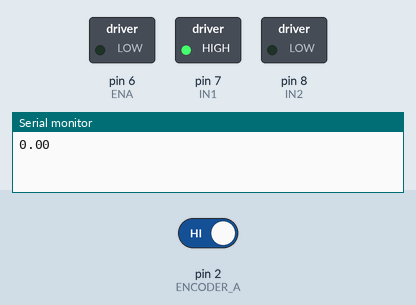
Simulated run of this sketch. Board: Arduino Uno, built with avr-gcc and run on an emulated ATmega328P. Shown: switched loads named in the sketch (green lamp = pin HIGH), the last lines printed to the serial monitor. The inputs (shaded band) are chosen by the test bench; at power-on: pin 2 (ENCODER_A) HIGH.

Above: at 0.05 s.
At 10.0 s:
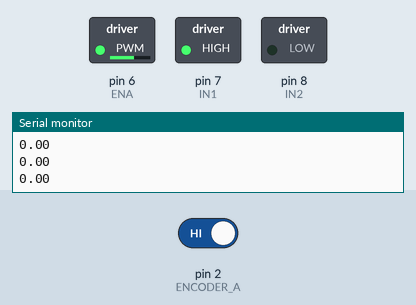
At 19.24 s:
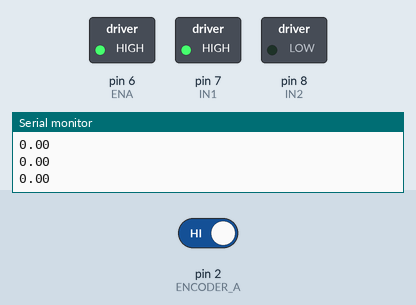
At 39.95 s:
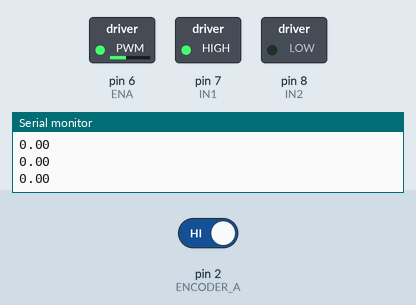
Timing chart, 0 to 40.0 s (numbered marks = the images above):
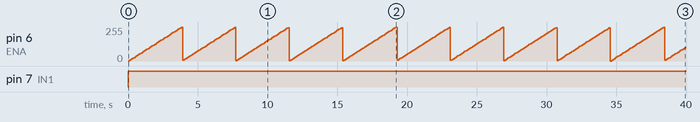

The sketch:

motorencoder_exercise.ino
```cpp
#include <util/atomic.h>
#define ENCODER_A 2
#define ENCODER_B 5
#define ENA 6
#define IN1 7
#define IN2 8

// dc모터 엔코더 관련
long prevT = 0;
int posPrev = 0;
volatile int pos_i = 0;


void setup() {
  // put your setup code here, to run once:
  Serial.begin(9600);

  pinMode(ENCODER_A,INPUT);
  pinMode(ENCODER_B,INPUT);
  pinMode(ENA,OUTPUT);
  pinMode(IN1,OUTPUT);
  pinMode(IN2,OUTPUT);

  attachInterrupt(digitalPinToInterrupt(ENCODER_A),readEncoder,RISING);

}

void loop() {
  // put your main code here, to run repeatedly:

      int pwr = 100/1.5*micros()/1.0e6;
      int dir = 1;
      setMotor(dir,pwr,ENA,IN1,IN2);

      int pos = 0;
      ATOMIC_BLOCK(ATOMIC_RESTORESTATE){
        pos = pos_i;
      }
      long currT = micros();
      float deltaT = ((float) (currT-prevT))/1.0e6;
      float velocity1 = (pos-posPrev)/deltaT;
      posPrev = pos;
      prevT = currT;
      Serial.println(velocity1);
      delay(100);

      //Serial.println(digitalRead(ENCODER_B));

}

void setMotor(int dir, int pwmVal, int pwm, int in1, int in2){
  analogWrite(pwm,pwmVal);
  if(dir == 1){
    digitalWrite(in1, HIGH);
    digitalWrite(in2,LOW);
  }
}

void readEncoder(){
  int b = digitalRead(ENCODER_B);
  int increment = 0;
  if(b>0){
    increment = 1;
  }
  else{
    increment = -1;
  }
  pos_i = pos_i + increment;

}
```

Measured:
- by itself, pin 6 (ENA): ramps from 0/255 to 255/255 and jumps back, once every 3.8 s
- by itself, pin 7 (IN1): LOW → HIGH at 0.00 s
